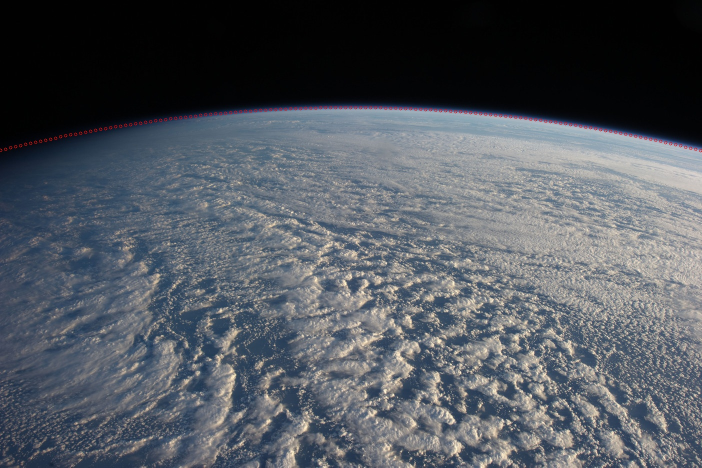
//> input picture EdgeDetection/horizon_horizon1.jpg, 1404 x 935 px (shown at 1/2 size)
$ ./horizon horizon_horizon1.jpg   (built with g++ and OpenCV 4)
//> lines starting //> are read from the running program, lines starting //| are printed output that depends on the picture
#include <stdio.h>
#include <opencv2/core/core.hpp>
#include <opencv2/highgui/highgui.hpp>
#include <opencv2/imgproc/imgproc.hpp>
#include <cmath>
#include <opencv2/core/mat.hpp>
using namespace cv;
using namespace std;


String imagePath;
Mat sourceImage, greyDisplay, blurDisplay, cannyDisplay, linesDisplay, shortFilterDisplay, horizontalDisplay, horizonDisplay;
int lowerThreshold = 0;

//Binary threshold variable
int thresholdVal = 0;
int minimumLength = 0;
int maximumGap = 0;
vector<Vec4i> lines;

int polynomial = 0;
int lineLength = 0;
int pointsOnLine = 0;


//Polynomial regression function
vector<double> fitPoly(vector<Point> points, int n)
{
  //Number of points
  int nPoints = points.size();

  //Vectors for all the points' xs and ys
  vector<float> xValues = vector<float>();
  vector<float> yValues = vector<float>();

  //Split the points into two vectors for x and y values
  for(int i = 0; i < nPoints; i++)
  {
    xValues.push_back(points[i].x);
    yValues.push_back(points[i].y);
  }

  //Augmented matrix
  double matrixSystem[n+1][n+2];
  for(int row = 0; row < n+1; row++)
  {
    for(int col = 0; col < n+1; col++)
    {
      matrixSystem[row][col] = 0;
      for(int i = 0; i < nPoints; i++)
        matrixSystem[row][col] += pow(xValues[i], row + col);
    }

    matrixSystem[row][n+1] = 0;
    for(int i = 0; i < nPoints; i++)
      matrixSystem[row][n+1] += pow(xValues[i], row) * yValues[i];

  }

  //Array that holds all the coefs
  double coeffVec[n+2] = {};  // the "= {}" is needed in visual studio, but not in Linux

  //Gauss reduction
  for(int i = 0; i <= n-1; i++)
    for (int k=i+1; k <= n; k++)
    {
      double t=matrixSystem[k][i]/matrixSystem[i][i];

      for (int j=0;j<=n+1;j++)
        matrixSystem[k][j]=matrixSystem[k][j]-t*matrixSystem[i][j];

    }

  //Back-substitution
  for (int i=n;i>=0;i--)
  {
    coeffVec[i]=matrixSystem[i][n+1];
    for (int j=0;j<=n+1;j++)
      if (j!=i)
        coeffVec[i]=coeffVec[i]-matrixSystem[i][j]*coeffVec[j];

    coeffVec[i]=coeffVec[i]/matrixSystem[i][i];
  }

  //Construct the cv vector and return it
  vector<double> result = vector<double>();
  for(int i = 0; i < n+1; i++)
    result.push_back(coeffVec[i]);
  return result;
}

//Returns the point for the equation determined
//by a vector of coefficents, at a certain x location
Point pointAtX(vector<double> coeff, double x)
{
  double y = 0;
  for(int i = 0; i < coeff.size(); i++)
  y += pow(x, i) * coeff[i];
  return Point(x, y);
}

int main(int argc, char *argv[])
{
  if (argc > 1){
		// gets image path
		imagePath = argv[1];
	}
	else {
		// if path is not provided informs user and exits
		printf("Image path not provided, please provide a path\n");
		exit(0);
	}

	//reads the image at image path
	sourceImage = imread(samples::findFile(imagePath), IMREAD_UNCHANGED);
//> sourceImage is the input picture: 935 rows x 1404 cols, CV_8UC3; mean B, G, R 93.5, 86.5, 81.6
	//if image is read empty then exit
	if(sourceImage.empty()){
		printf("Cannot read file, please check image path %s\n" ,imagePath.c_str());
		exit(0);
	}

  //setting parameter values
  if (imagePath.compare("horizon1.jpg") == 0)
  {
    polynomial = 2;
    pointsOnLine = 1600;
    lowerThreshold = 62;
    thresholdVal = 23;
    minimumLength = 84;
    maximumGap = 4;
  }
  else if (imagePath.compare("horizon2.png") == 0)
  {
    polynomial = 2;
    pointsOnLine = 1000;
    lowerThreshold = 47;
    thresholdVal = 82;
    minimumLength = 170;
    maximumGap = 8;
  }
  else if (imagePath.compare("horizon3.jpg") == 0)
  {
    polynomial = 1;
    pointsOnLine = 800;
    lowerThreshold = 30;
    thresholdVal = 47;
    minimumLength = 79;
    maximumGap = 24;
  }

  //convert to greyscale
  cvtColor(sourceImage, greyDisplay, COLOR_BGR2GRAY, 0);
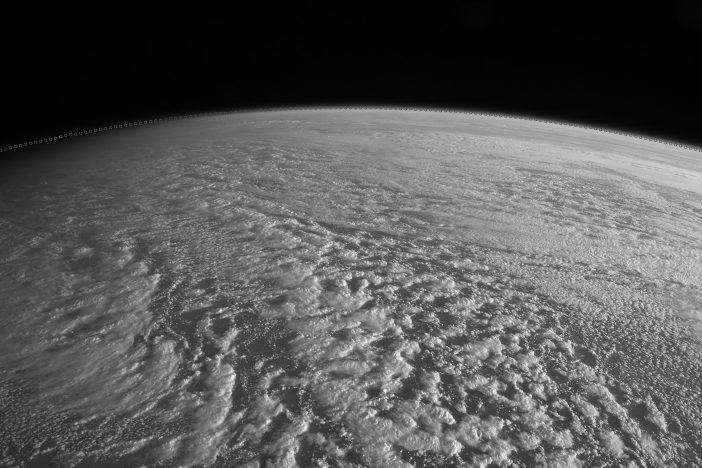
//> greyDisplay: 935 rows x 1404 cols, CV_8UC1 (shown at 1/2 size); min 0, max 252, mean 85.8

  //Canny Edge detection
  namedWindow("Canny Edge Detection", WINDOW_AUTOSIZE);
  blur( greyDisplay, blurDisplay, Size(3,3));
  Canny( blurDisplay, cannyDisplay, lowerThreshold, lowerThreshold*3, 3);
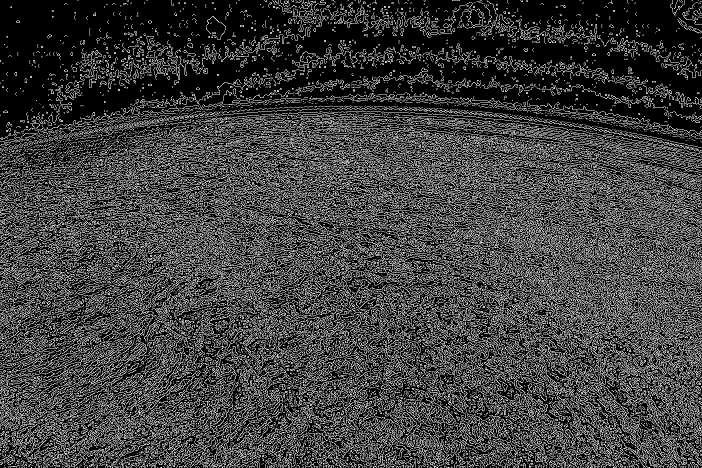
//> cannyDisplay: 935 rows x 1404 cols, CV_8UC1 (shown at 1/2 size); 24.7% white in thin lines or dots
  imshow("Canny Edge Detection", cannyDisplay);
  int k = waitKey(0);
//> the space key is pressed
    if(k == 's')
    {
        imwrite("cannyEdgeDetection_"+imagePath, cannyDisplay);
    }

  //Probabiistic Hough Transformation
  namedWindow("Probabilistic Hough Transformation", WINDOW_AUTOSIZE);
  HoughLinesP(cannyDisplay, lines, 1, CV_PI/180, thresholdVal, minimumLength, maximumGap);
//> lines = 182009 items
  //Draw the detected lines on the image
  sourceImage.copyTo(linesDisplay);
  for (size_t i = 0; i < lines.size(); i++)
  {
      line(linesDisplay, Point(lines[i][0], lines[i][1]), Point(lines[i][2], lines[i][3]), Scalar(0, 0, 255), 3, LINE_AA);
  }
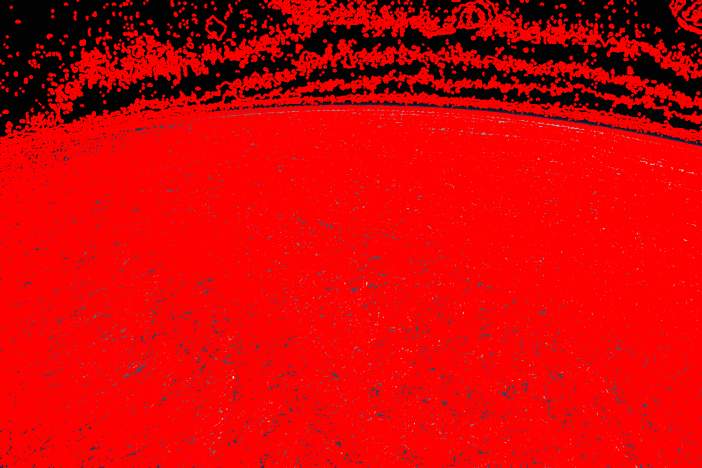
//> linesDisplay: 935 rows x 1404 cols, CV_8UC3 (shown at 1/2 size); mean B, G, R 3.8, 3.2, 212.4
  //Display image
  imshow("Probabilistic Hough Transformation", linesDisplay);
  k = waitKey(0);
//> the space key is pressed
    if(k == 's')
    {
        imwrite("houghTransformation_"+imagePath, linesDisplay);
    }


  //Filter short lines using pythagoras
  vector<Vec4i> noShortLines;
  for( size_t i = 0; i < lines.size(); i++ )
  {
    Vec4i currentLine = lines[i];
    double pythagResult = sqrt((currentLine[0] - currentLine[2])*(currentLine[0] - currentLine[2]) + (currentLine[1] - currentLine[3])*(currentLine[1] - currentLine[3]));
    if (pythagResult >= minimumLength) {
        noShortLines.push_back(currentLine);
    }
  }
//> this loop made 182009 passes
//> (currentLine, pythagResult) on passes 1 to 3: ([961, 580, 961, 579], 1), ([1, 812, 1, 812], 0), ([124, 429, 124, 429], 0)
//> after the loop, noShortLines = 182009 items
  //Draw the detected lines on the image
  sourceImage.copyTo(shortFilterDisplay);
  for( size_t i = 0; i < noShortLines.size(); i++ )
  {
    line( shortFilterDisplay, Point(noShortLines[i][0], noShortLines[i][1]),
    Point( noShortLines[i][2], noShortLines[i][3]), Scalar(0,0,255), 3, LINE_AA);
  }
  //Display image
  namedWindow("Short lines filter", WINDOW_AUTOSIZE);
  imshow("Short lines filter", shortFilterDisplay);
  k = waitKey(0);
//> the space key is pressed
    if(k == 's')
    {
        imwrite("noShortLines_"+imagePath, shortFilterDisplay);
    }


  // Filter vertical lines by comparing x values
  vector<Vec4i> noVerticalLines;
  for (size_t i = 0; i < noShortLines.size(); i++) {
      Vec4i currentLine = noShortLines[i];
      if (abs(currentLine[0] - currentLine[2]) > abs(currentLine[1] - currentLine[3])) {
          noVerticalLines.push_back(currentLine);
      }
  }
//> this loop made 182009 passes
//> currentLine on passes 1 to 3: [961, 580, 961, 579], [1, 812, 1, 812], [124, 429, 124, 429]
//> after the loop, noVerticalLines = 10864 items, first 8: [784, 808, 785, 808], [1095, 378, 1096, 378], [720, 214, 721, 214], [242, 725, 244, 725], [34, 833, 36, 833], [1225, 277, 1234, 277], [556, 765, 559, 765], [972, 674, 976, 677]
  //Draw the detected lines on the image
  sourceImage.copyTo(horizontalDisplay);
  for( size_t i = 0; i < noVerticalLines.size(); i++ )
  {
    line( horizontalDisplay, Point(noVerticalLines[i][0], noVerticalLines[i][1]),
    Point( noVerticalLines[i][2], noVerticalLines[i][3]), Scalar(0,0,255), 3, LINE_AA);
  }
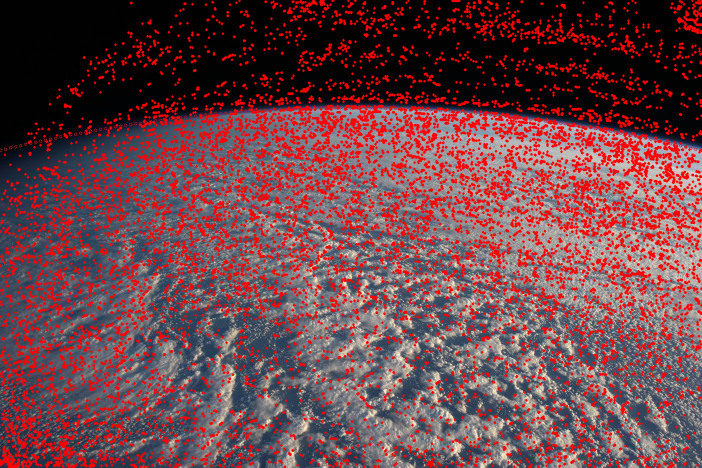
//> horizontalDisplay: 935 rows x 1404 cols, CV_8UC3 (shown at 1/2 size); mean B, G, R 73.8, 68.2, 109.5
  //Display image
  namedWindow("Vertical lines filter", WINDOW_AUTOSIZE);
  imshow("Vertical lines filter", horizontalDisplay);
  k = waitKey(0);
//> the space key is pressed
    if(k == 's')
    {
        imwrite("noVerticalLines_"+imagePath, horizontalDisplay);
    }

  vector<Point> points;
  for( size_t i = 0; i < noVerticalLines.size(); i++ )
  {
    points.emplace_back(noVerticalLines[i][0], noVerticalLines[i][1]), points.emplace_back(noVerticalLines[i][2], noVerticalLines[i][3]);
  }
//> after the loop, points = 21728 items


  //Draw horizon
  vector<double> coefs;
  coefs = fitPoly(points, polynomial);
//> in fitPoly, `int nPoints = points.size();`: nPoints = 21728
//> after the loop in fitPoly, `for(int i = 0; i < nPoints; i++)`: xValues = 21728 items
//> coefs = [457.4]

  sourceImage.copyTo(horizonDisplay);
  Point p;
  for(int i = 1; i < pointsOnLine; i+=10 )
  {
    p = pointAtX(coefs, i);
    circle(horizonDisplay, p, 3, Scalar(0,0,255));
  }

  namedWindow("Horizon", WINDOW_AUTOSIZE);
  imshow("Horizon", horizonDisplay);
  k = waitKey(0);
//> the space key is pressed
    if(k == 's')
    {
        imwrite("horizon_"+imagePath, horizonDisplay);
    }

}

$ run again, on EdgeDetection/houghTransformation_horizon1.jpg
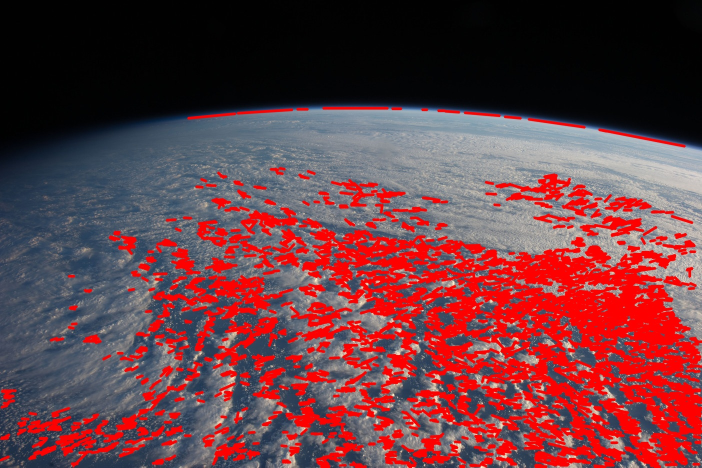
//> input picture EdgeDetection/houghTransformation_horizon1.jpg, 1404 x 935 px (shown at 1/2 size)
//> sourceImage is the input picture: 935 rows x 1404 cols, CV_8UC3; mean B, G, R 66.9, 60.7, 107
//> `Canny( blurDisplay, cannyDisplay, lowerThreshold, lowerThreshold*3, 3);`:
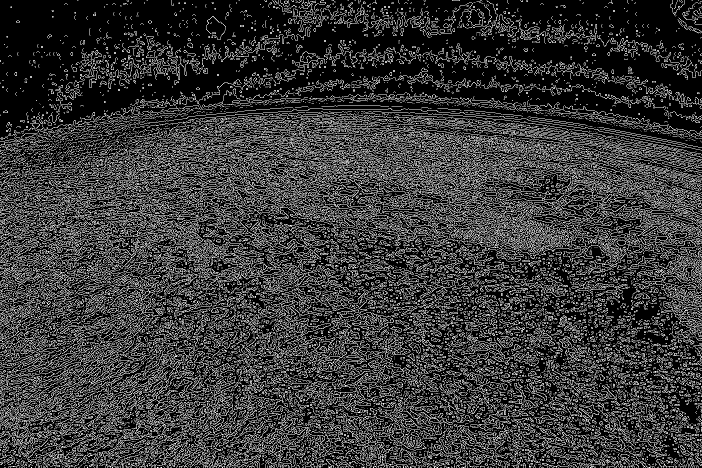
//> cannyDisplay: 935 rows x 1404 cols, CV_8UC1 (shown at 1/2 size); 22.2% white in thin lines or dots
//> lines = 171920 items
//> the loop `for( size_t i = 0; i < lines.size(); i++ )` made 171920 passes
//> (currentLine, pythagResult) on passes 1 to 3: ([518, 700, 518, 699], 1), ([625, 693, 625, 693], 0), ([359, 751, 359, 749], 2)
//> the loop `for (size_t i = 0; i < noShortLines.size(); i++)` made 171920 passes
//> currentLine on passes 1 to 3: [518, 700, 518, 699], [625, 693, 625, 693], [359, 751, 359, 749]
//> after the loop `for (size_t i = 0; i < noShortLines.size(); i++)`: noVerticalLines = 9659 items, first 8: [1096, 404, 1101, 406], [331, 788, 333, 788], [163, 849, 165, 850], [313, 888, 314, 888], [670, 254, 672, 253], [628, 779, 629, 779], [389, 555, 392, 555], [920, 245, 928, 245]
//> after the loop `for( size_t i = 0; i < noVerticalLines.size(); i++ )`:
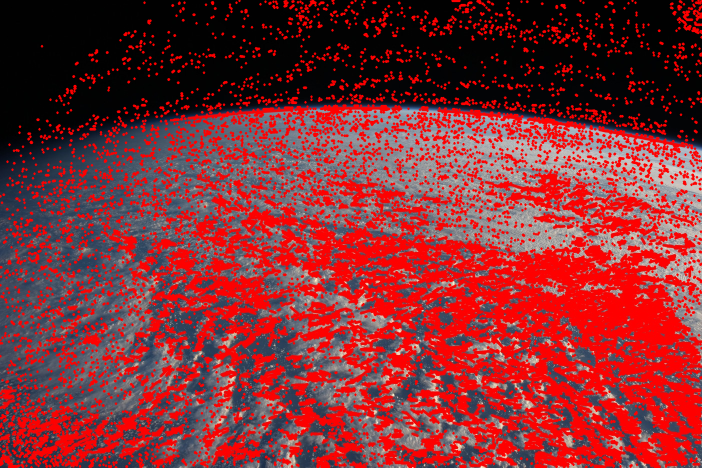
//> horizontalDisplay: 935 rows x 1404 cols, CV_8UC3 (shown at 1/2 size); mean B, G, R 52.9, 47.8, 129.4
//> after the loop `for( size_t i = 0; i < noVerticalLines.size(); i++ )`: points = 19318 Points (x, y), first 12: [1096, 404], [1101, 406], [331, 788], [333, 788], [163, 849], [165, 850], [313, 888], [314, 888], [670, 254], [672, 253], [628, 779], [629, 779]
//> nPoints = 19318
//> after the loop in fitPoly, `for(int i = 0; i < nPoints; i++)`: xValues = 19318 values, max 1403 at index 997, min 0 at index 1206, mean 706.5; yValues = 19318 values, max 934 at index 456, min 0 at index 1852, mean 468
//> coefs = [468]
